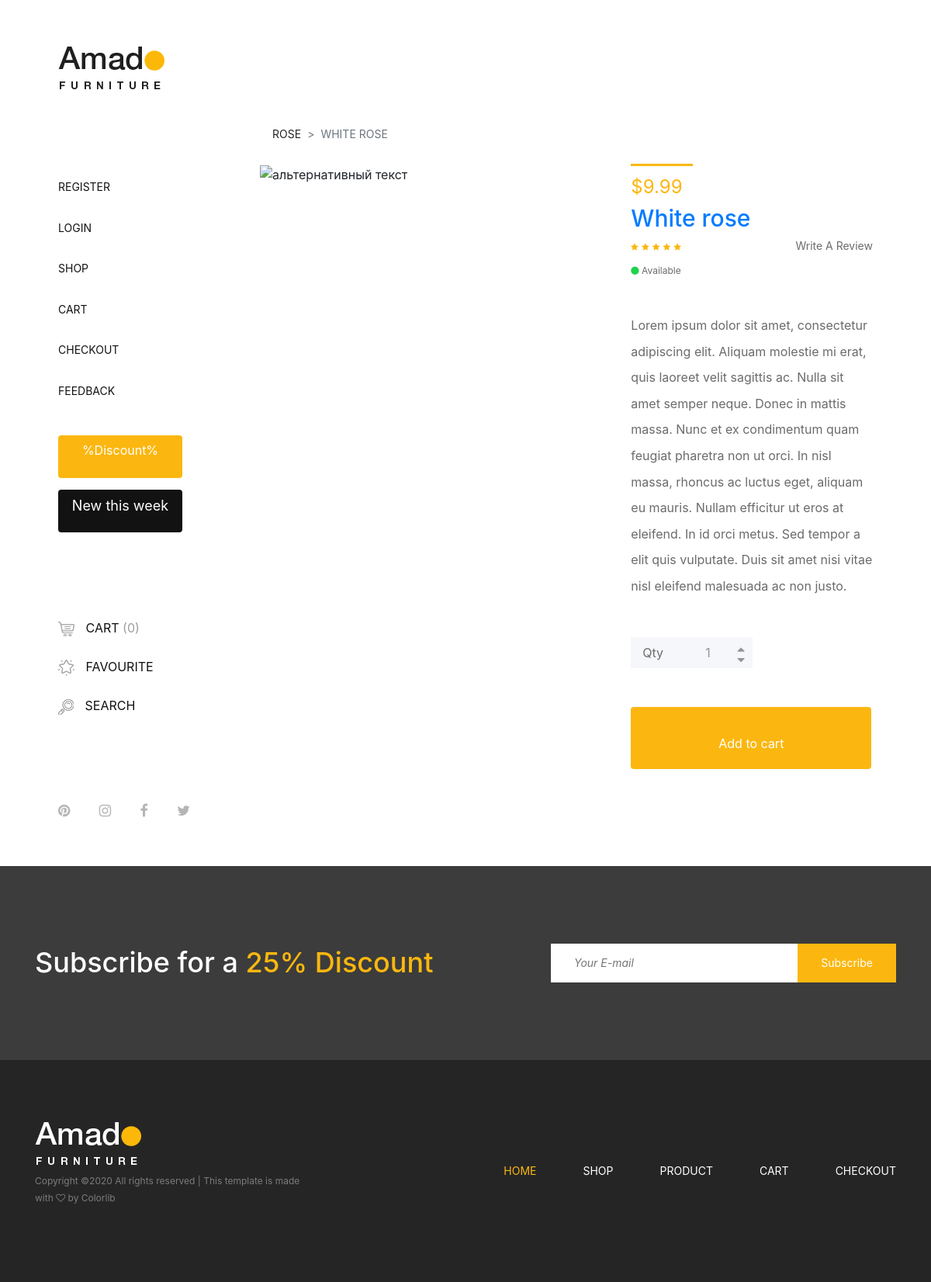
Screenshot of /product_detail/white_rose/ with the database file from the repository.
### shop/models.py (models this page shows, shortened)
class Product(models.Model):
    slug = models.SlugField(max_length=100)
    category = models.ForeignKey(Category, related_name='products', on_delete=models.CASCADE)
    price = models.DecimalField(decimal_places=2, max_digits=10)
    title = models.CharField(max_length=100)
    description = models.CharField(max_length=500)
    created_at = models.DateTimeField(auto_now_add=True)
    updated_at = models.DateTimeField(auto_now=True)
    stock = models.PositiveIntegerField('Скидка в процентах', blank=True, null=True, default=0)
    available = models.BooleanField(default=True)
    class Meta:
        verbose_name = 'Продукт'
        verbose_name_plural = 'Продукты'

class Category(models.Model):
    slug = models.SlugField(max_length=100, default=False)
    title = models.CharField(max_length=100)
    class Meta:
        verbose_name_plural = "Категории"
        verbose_name = "Категория"
    def __str__(self):
        return self.title

### shop/views.py (the view)
# urls.py: path('product_detail/<slug:slug>/', ProductDetailView.as_view(), name='product_detail')
class ProductDetailView(View):
    def get(self, request, slug):
        product = get_object_or_404(Product, slug=slug)
        first_product_image = product.images.first()
        product_images = product.images.all()[1:]
        context = {
            'product': product,
            'product_images': product_images,
            'first_product_image': first_product_image
        }
        template = 'shop/product_detail.html'
        return render(request, template, context)

### contact/forms.py
class NewsletterForm(forms.ModelForm):
    email = forms.EmailField(widget=forms.EmailInput(attrs={'class': 'nl-email', 'placeholder': 'Your E-mail'}))
    class Meta:
        model = Newsletter
        fields = ('email',)

### contact/templatetags/newsletter_tags.py (called while the page is built)
@register.inclusion_tag('contact/tags/form.html')
def newsletter_form(request):
    return {'form': NewsletterForm(),'request': request}

### templates/shop/product_detail.html (shortened to what this page needs)
{% extends 'base.html' %}
{% load static %}
{% block content %}
    <div class="main-content-wrapper d-flex clearfix">
        {% include 'includes/header.html' %}
        <div class="single-product-area section-padding-100 clearfix">
            <div class="container-fluid">
                <div class="row">
                    <div class="col-12">
                        <nav aria-label="breadcrumb">
                            <ol class="breadcrumb mt-50">
                                <li class="breadcrumb-item"><a href="#">{{product.category}}</a></li>
                                <li class="breadcrumb-item active" aria-current="page">{{ product.title }}</li>
                            </ol>
                        </nav>
                    </div>
                </div>
                <div class="row">
                    <div class="col-12 col-lg-7">
                        <div class="row">
                            <div class="col">
                                <img src="{{ first_product_image.image.url }}" alt="альтернативный текст">
                            </div>
                        </div>
                    </div>
                    <div class="col-12 col-lg-5">
                        <div class="single_product_desc">
                            <div class="product-meta-data">
                                <div class="line"></div>
                                <p class="product-price">${{ product.price }}</p>
                                <a href="product-details.html">
                                    <h6>{{ product.title }}</h6>
                                </a>
                                <div class="ratings-review mb-15 d-flex align-items-center justify-content-between">
                                    <div class="ratings">
                                        <i class="fa fa-star" aria-hidden="true"></i>
                                        <i class="fa fa-star" aria-hidden="true"></i>
                                        <i class="fa fa-star" aria-hidden="true"></i>
                                        <i class="fa fa-star" aria-hidden="true"></i>
                                        <i class="fa fa-star" aria-hidden="true"></i>
                                    </div>
                                    <div class="review">
                                        <a href="#">Write A Review</a>
                                    </div>
                                </div>
                                {% if product.available == True %}
                                    <p class="avaibility"><i class="fa fa-circle"></i> Available</p>
                                {% else %}
                                    <p class="avaibility"><i class="fa "></i> No available</p>
                                {% endif %}
                            </div>
                            <div class="short_overview my-5">
                                <p>{{ product.description }}</p>
                            </div>
                            <form class="cart clearfix" method="post">
                                <div class="cart-btn d-flex mb-50">
                                    <p>Qty</p>
                                    <div class="quantity">
                                        <span class="qty-minus" onclick="var effect = document.getElementById('qty'); var qty = effect.value; if( !isNaN( qty ) &amp;&amp; qty &gt; 1 ) effect.value--;return false;"><i class="fa fa-caret-down" aria-hidden="true"></i></span>
                                        <input type="number" class="qty-text" id="qty" step="1" min="1" max="300" name="quantity" value="1">
                                        <span class="qty-plus" onclick="var effect = document.getElementById('qty'); var qty = effect.value; if( !isNaN( qty )) effect.value++;return false;"><i class="fa fa-caret-up" aria-hidden="true"></i></span>
                                    </div>
                                </div>
                                <button type="submit" name="addtocart" value="5" class="btn amado-btn">Add to cart</button>
                            </form>
                        </div>
                    </div>
                </div>
            </div>
        </div>
    </div>
{% endblock content %}

### rows the page displays
Product: category "ROSE", title "WHITE ROSE", price "9.99", title "White rose", description "Lorem ipsum dolor sit amet, consectetur adipiscing elit. Aliquam molestie mi erat, quis laoreet velit sagittis ac. Nulla sit amet semper neque. Donec in mattis massa. Nunc et ex condimentum quam feugiat pharetra non ut orci. In nisl massa, rhoncus ac luctus eget, aliquam eu mauris. Nullam efficitur ut eros at eleifend. In id orci metus. Sed tempor a elit quis vulputate. Duis sit amet nisi vitae nisl eleifend malesuada ac non justo."
